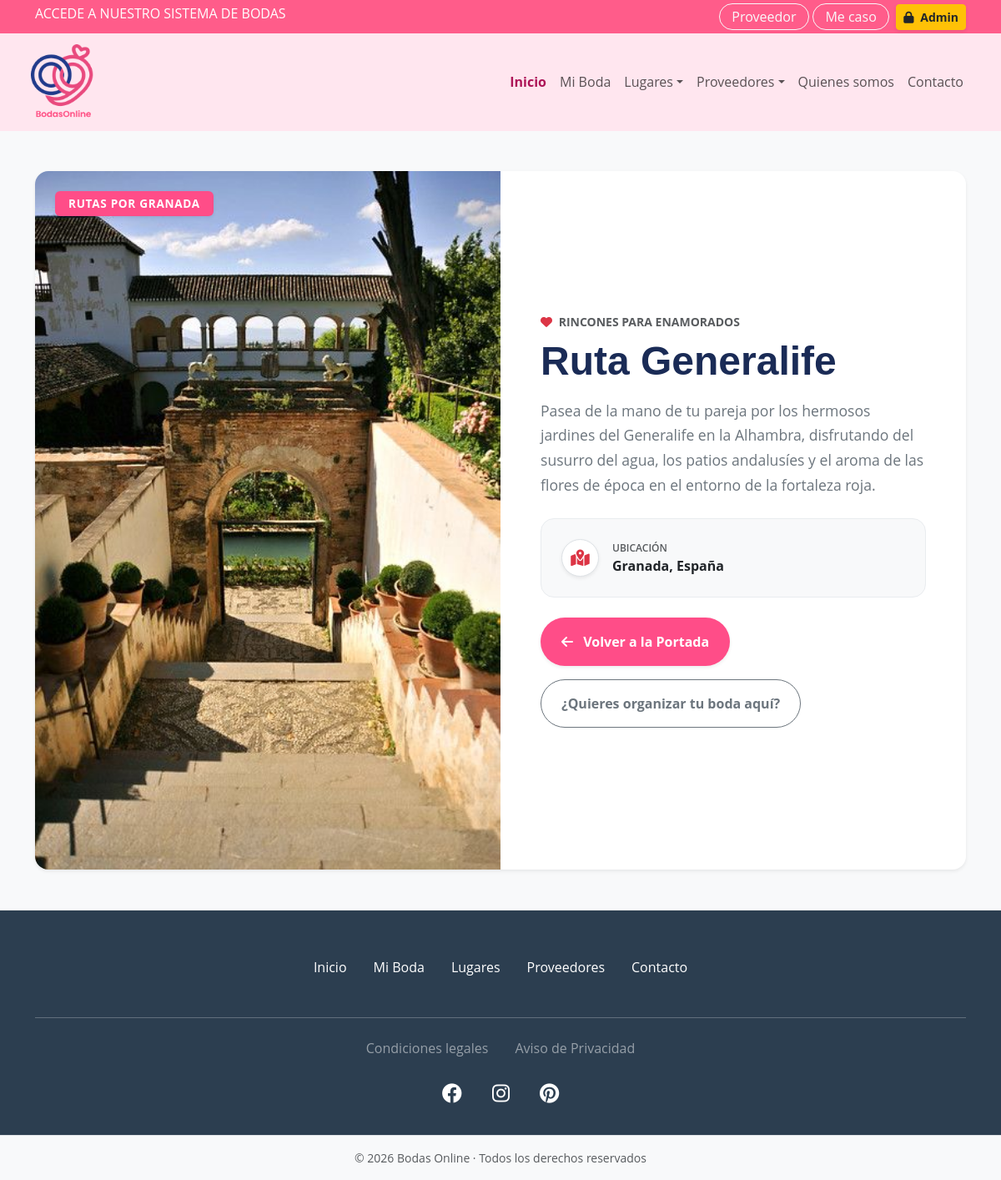
The app's page /detalleRuta.php?idRuta=1 with its own data.
### tables this page shows
CREATE TABLE `rutastb` (
  `idRuta` int NOT NULL,
  `nombreRuta` varchar(100) NOT NULL,
  `imgRuta` varchar(255) NOT NULL,
  `descripcionRuta` text
);

### detalleRuta.php (the view, shortened to what this page needs)
<?php
if(isset($_GET['idRuta'])) {
    require_once("conexion.php");
    $idRuta = $_GET['idRuta'];
    $consulta = "SELECT * FROM rutastb WHERE idRuta = ?";
    $sentencia = $conexion->prepare($consulta);
    $sentencia->execute([$idRuta]);
    $resultado = $sentencia->fetch(PDO::FETCH_ASSOC);
} else {
    header("Location: index.php");
    exit;
}
?>
<?php include_once("header.php"); ?>
<main class="bg-light py-5">
    <div class="container">
        <div class="card border-0 shadow-sm rounded-4 overflow-hidden bg-white">
            <div class="row g-0">
                <div class="col-lg-6 position-relative">
                    <img src="<?= htmlspecialchars($resultado['imgRuta']) ?>" alt="<?= htmlspecialchars($resultado['nombreRuta']) ?>" class="w-100 h-100 object-fit-cover" style="min-height: 480px;">
                    <span class="badge position-absolute top-0 start-0 m-4 px-3 py-2 text-uppercase fw-bold shadow-sm" style="background-color: #ff4d88; font-size: 0.85rem; letter-spacing: 0.05em; color: white;">
                        Rutas por Granada
                    </span>
                </div>
                <div class="col-lg-6 p-4 p-md-5 d-flex flex-column justify-content-center">
                    <span class="text-uppercase fw-bold text-muted small mb-2"><i class="fa-solid fa-heart text-danger me-1"></i> Rincones para Enamorados</span>
                    <h1 class="display-5 fw-bold mb-3" style="color: #1a2b56; font-family: 'Montserrat', sans-serif;">
                        <?= htmlspecialchars($resultado['nombreRuta']) ?>
                    </h1>
                    <p class="text-secondary mb-4 leading-relaxed text-justify" style="font-size: 1.1rem; line-height: 1.7;">
                        <?= nl2br(htmlspecialchars($resultado['descripcionRuta'])) ?>
                    </p>
                    <div class="p-4 rounded-4 mb-4 border border-light-subtle bg-light">
                        <div class="d-flex align-items-center gap-3">
                            <div class="bg-white rounded-circle d-flex align-items-center justify-content-center border shadow-sm text-danger" style="width: 45px; height: 45px;">
                                <i class="fa-solid fa-map-location-dot fs-5"></i>
                            </div>
                            <div>
                                <small class="text-muted d-block text-uppercase fw-semibold tracking-wider" style="font-size: 0.75rem;">Ubicación</small>
                                <span class="fw-bold text-dark fs-6">Granada, España</span>
                            </div>
                        </div>
                    </div>
                    <div class="d-flex flex-wrap gap-3">
                        <a href="index.php" class="btn text-white px-4 py-3 fw-bold rounded-pill shadow-sm flex-grow-1 flex-md-grow-0" style="background-color: #ff4d88;">
                            <i class="fa-solid fa-arrow-left me-2"></i> Volver a la Portada
                        </a>
                        <a href="contacto.php" class="btn btn-outline-secondary px-4 py-3 fw-bold rounded-pill flex-grow-1 flex-md-grow-0">
                            ¿Quieres organizar tu boda aquí?
                        </a>
                    </div>
                </div>
            </div>
        </div>
    </div>
</main>
<?php include_once("footer.php"); ?>

### header.php (shortened to what this page needs)
<!doctype html>
<html lang="es">
<head>
  <link href="https://cdn.jsdelivr.net/npm/bootstrap@5.3.3/dist/css/bootstrap.min.css" rel="stylesheet">
  <link rel="stylesheet" href="https://cdnjs.cloudflare.com/ajax/libs/font-awesome/6.0.0-beta3/css/all.min.css">
  <link rel="stylesheet" href="style.css">
</head>
<body>
  <div id="topBar" class="top-bar py-1 position-relative">
    <div class="container d-flex justify-content-between">
      <div>ACCEDE A NUESTRO SISTEMA DE BODAS</div>
      <div>
         <a href="proveedor.php" class="btn btn-outline-light btn-sm">Proveedor</a>
        <a href="usuario.php" class="btn btn-outline-light btn-sm">Me caso</a>
        <a href="admin.php" class="btn btn-warning btn-sm text-dark fw-bold ms-1 shadow-sm" style="border-radius: 4px;"><i class="fas fa-lock me-1"></i> Admin</a>
      </div>
    </div>
  </div>
  <nav class="navbar navbar-expand-lg navbar-custom sticky-top">
    <div class="container-fluid">
        <a class="navbar-brand d-flex align-items-center" href="index.php">
            <img src="img/logo.png" alt="Bodas Online" class="logo" style="height: 90px;" onerror="this.src='https://via.placeholder.com/150x90?text=Logo'">
        </a>
        <div class="collapse navbar-collapse" id="navbarSupportedContent">
            <ul class="navbar-nav ms-auto mb-2 mb-lg-0">
                <li class="nav-item">
                    <a class="nav-link active" aria-current="page" href="index.php">Inicio</a>
                </li>
                <li class="nav-item">
                    <a class="nav-link" href="usuario.php">Mi Boda</a>
                </li>
                <li class="nav-item dropdown">
                    <a class="nav-link dropdown-toggle" href="#" role="button" data-bs-toggle="dropdown">Lugares</a>
                </li>
                <li class="nav-item dropdown">
                    <a class="nav-link dropdown-toggle" href="#" role="button" data-bs-toggle="dropdown">Proveedores</a>
                </li>
                <li class="nav-item">
                    <a class="nav-link" href="quienessomos.php">Quienes somos</a>
                </li>
                <li class="nav-item">
                    <a class="nav-link" href="contacto.php">Contacto</a>
                </li>
            </ul>
        </div>
    </div>
  </nav>

### footer.php (shortened to what this page needs)
<footer class="footer pt-5 pb-3" style="background-color: #2c3e50;">
    <div class="container">
        <div class="row text-center">
            <div class="col-12">
                <ul class="nav justify-content-center mb-4">
                    <li class="nav-item"><a class="nav-link text-white px-3" href="index.php">Inicio</a></li>
                    <li class="nav-item"><a class="nav-link text-white px-3" href="usuario.php">Mi Boda</a></li>
                    <li class="nav-item"><a class="nav-link text-white px-3" href="#">Lugares</a></li>
                    <li class="nav-item"><a class="nav-link text-white px-3" href="#">Proveedores</a></li>
                    <li class="nav-item"><a class="nav-link text-white px-3" href="#">Contacto</a></li>
                </ul>
            </div>
        </div>
        <hr class="bg-white opacity-25 my-3">
        <div class="row text-center">
            <div class="col-12 mb-3">
                <ul class="nav justify-content-center">
                    <li class="nav-item"><a class="nav-link text-white-50 px-3 small" href="condicionlegal.php">Condiciones legales</a></li>
                    <li class="nav-item"><a class="nav-link text-white-50 px-3 small" href="avisoprivacidad.php">Aviso de Privacidad</a></li>
                </ul>
            </div>
            <div class="col-12 mb-3">
                <a href="#" class="text-white mx-3 fs-4"><i class="fab fa-facebook"></i></a>
                <a href="#" class="text-white mx-3 fs-4"><i class="fab fa-instagram"></i></a>
                <a href="#" class="text-white mx-3 fs-4"><i class="fab fa-pinterest"></i></a>
            </div>
        </div>
    </div>
</footer>
<div class="text-center py-3 bg-light border-top">
        <p class="text-muted mb-0 small">© 2026 Bodas Online · Todos los derechos reservados</p>
    </div>
</body>
</html>

### style.css (style rules this page uses)
:root { --rosa-fondo: #ffe6ef; --rosa-intenso: #ff5c8a; --rosa-medio: #ff9bb8; --azul: #0046ff; --gris-texto: #555; --color-negro-fondo: #000000; --color-rosa-tarjeta: #fcebed; --color-rojo-flecha: #ff1a4d; --color-texto-azul: #0a1b44; --color-pie-texto: #802040; --rosa-principal: #ff3366; --dorado-premium: #ffc107; --azul-oscuro: #0a1b44; --pink-main: #ff4d88; --pink-gradient: linear-gradient(90deg, #ff4d88 0%, #ff758c 100%); --pink-soft: #ffe6ef; --pink-light: #fff0f3; --navy-blue: #1a2b56; --navy-blog: #0a1b44; --navy-dark: #0a1b44; --yellow-stars: #ffb800; --yellow-blog: #ffb800; --text-muted: #b56b7d; --text-brown: #8a3a3a; --bg-premium: #ffb800; --gold-stars: #ffc107; --pink-btn: linear-gradient(90deg, #ff4d88 0%, #ff758c 100%); --pink-accent: #ff3366; --pink-primary: #ff4d88; --pink-bg-light: #ffe6ef; --dark-blue: #2c3e50; --bo-pink: #ff4d88; --bo-pink-hover: #ff3370; --bo-pink-light: #fff0f3; --bo-pink-border: #ffdce5; --bo-navy: #1d3557; --bo-accent-pink: #ff4d88; --bo-yellow: #ffb800; --bo-blue-button: #233d90; }
body { font-family: 'Open Sans', system-ui, -apple-system, BlinkMacSystemFont, "Segoe UI", sans-serif; background-color: #fff; overflow-x: hidden; }
.top-bar { background-color: var(--rosa-intenso); color: #fff; font-size: 1rem; transition: transform 0.3s ease; z-index: 1031; }
.btn-outline-light.btn-sm { border-radius: 999px; font-size: 1rem; padding: .2rem .9rem; }
.top-bar { padding-left: 25px; padding-right: 25px; }
.navbar { padding-left: 25px; padding-right: 25px; }
.navbar-custom { background-color: #ffe6ef !important; border-bottom: 1px solid #ffe6ef; transition: background-color 0.3s ease; }
.navbar-custom .nav-link.active { font-weight: bold; color: #ad1457 !important; }
.logo { object-fit: contain; }
.footer { color: white; }
.footer .nav-link { transition: all 0.3s ease; padding: 0.5rem 1rem; }
footer { background-color: #fafafa; padding: 60px 0 20px; border-top: 1px solid #eee; }

### records on screen
rutastb: imgRuta (picture), nombreRuta "Ruta Generalife", descripcionRuta "Pasea de la mano de tu pareja por los hermosos jardines del Generalife en la Alhambra, disfrutando del susurro del agua, los patios andalusíes y el aroma de las flores de época en el entorno de la fortaleza roja."
